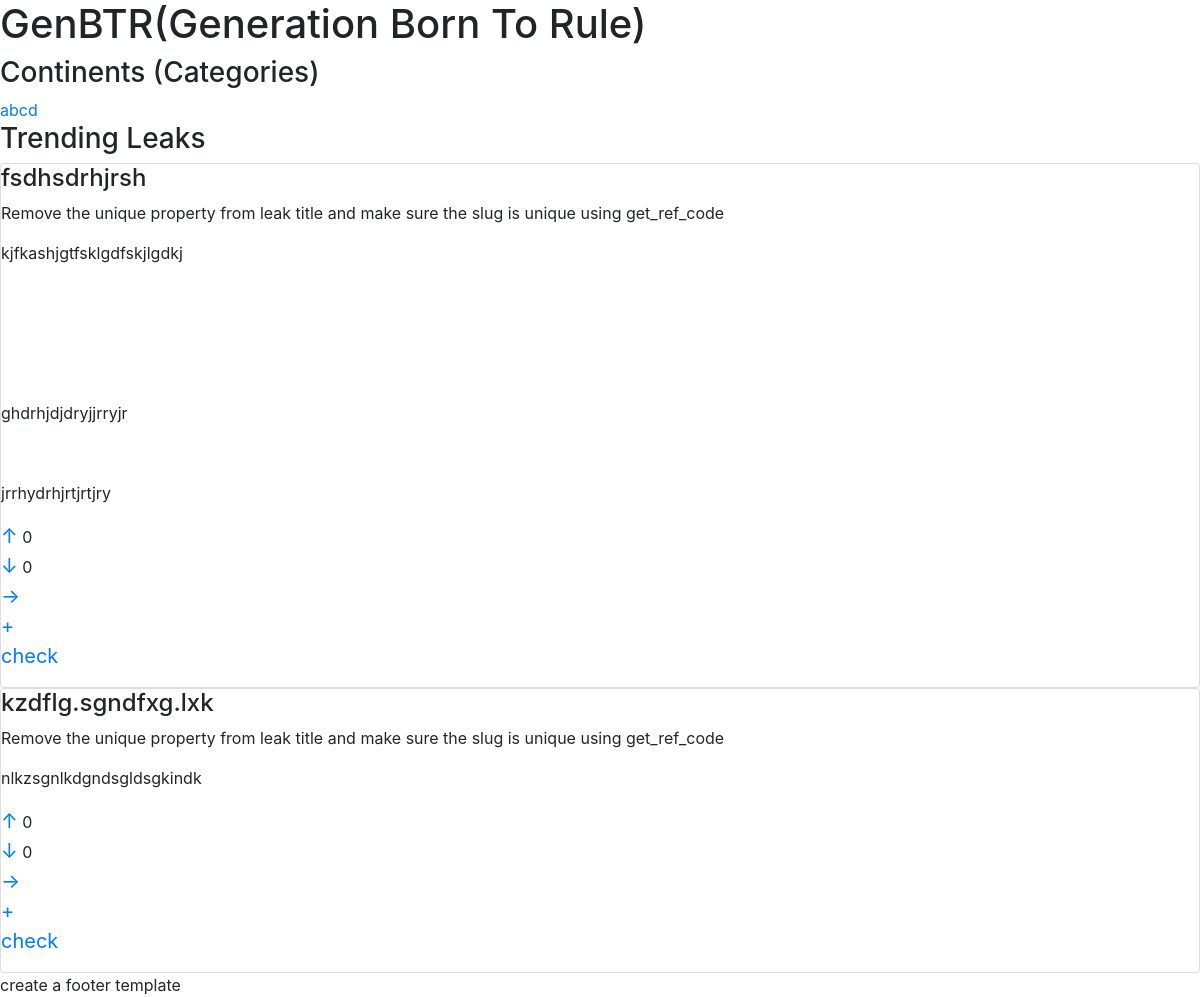
Screenshot of /leak-home with the database file from the repository.
### leak/models.py (models this page shows, shortened)
class Category(models.Model):
    title = models.CharField(max_length=100, unique=True, verbose_name=_('title'))
    description = RichTextField(verbose_name=_('description'))
    number_of_leaks = models.PositiveIntegerField(default=0, verbose_name=_('number of leaks')) # remove this field
    date = models.DateTimeField(auto_now_add=True)
    slug = models.SlugField(null=True, unique=True)
    views = models.PositiveIntegerField(default=0)
    class Meta:
        verbose_name_plural = 'categories'

class Leak(models.Model):
    title = models.CharField(max_length=200, verbose_name=_('title'))
    story = RichTextField(verbose_name=_('story'), null=True) # try to change the verbose name and see what will happen
    date = models.DateTimeField(auto_now_add=True)
    category = models.ForeignKey(Category, on_delete=models.CASCADE, null=True, blank=True, related_name='leaks_category')
    subcategory = models.ForeignKey(Subcategory, on_delete=models.CASCADE, null=True, blank=True, related_name='leaks_subcategory')
    views = models.PositiveIntegerField(default=0)
    upvotes = models.PositiveIntegerField(default=0)
    downvotes = models.PositiveIntegerField(default=0)
    voters = models.ManyToManyField(User, blank=True, related_name='leaks_voted')
    slug = models.SlugField(null=True, unique=True)
    shares = models.PositiveIntegerField(default=0)
    class Meta:
        ordering = ('-id',)
    @property
    def get_number_of_upvotes(self):
        return getSimplifiedNumber(self.upvotes)
    @property
    def get_number_of_downvotes(self):
        return getSimplifiedNumber(self.downvotes)

### leak/views.py (the view)
# urls.py: path('home', views.HomePage.as_view(), name='home'),
class HomePage(TemplateView):
    template_name= 'leak/home.html'
    def get_context_data(self, **kwargs):
        context = super().get_context_data(**kwargs)
        context['categories'] = Category.objects.all()
        context['leaks'] = Leak.objects.all()[:20]
        p = Paginator(context['leaks'], 2)
        page = self.request.GET.get('page')
        context['leaks'] = p.get_page(page)
        return context

### src/utils.py (called while the page is built)
def getSimplifiedNumber(num):
    if num < 1000:
        return num
    elif num < 1000000:
        num = num / 1000
        num = round(num, 1)
        return f"{num}k"
    elif num < 1000000000:
        num = num / 1000000
        num = round(num, 1)
        return f"{num}M"
    elif num < 1000000000000:
        num = num / 1000000000
        num = round(num, 1)
        return f"{num}B"
    return num

### leak/templates/leak/home.html (shortened to what this page needs)
{% extends 'leak/base.html' %}
{% load static %}
{% block content %}
<h1>GenBTR(Generation Born To Rule)</h1>
<h3>
    Continents (Categories)
</h3>
{% for c in categories %}
    <div>
        <a href="{% url 'leak:category-leaks' c.slug %}">{{c.title|safe}}</a>
    </div>
{% endfor %}
<h3>
    Trending Leaks
</h3>
<div class="card-container infinite-container">
{% for leak in leaks %}
    {% include 'leak/leak.html' %}
{% endfor %}
create a footer template
</div>
{% endblock content %}

### leak/templates/leak/leak.html
<div class='card infinite-item'>
    <h4>{{leak.title}}</h4>
    Remove the unique property from leak title and make sure the slug is unique using get_ref_code
    <p>
        <div>
            {{leak.story|safe}}
        </div>
        <span>
            <a style="font-size:20px; text-decoration: none;" class="upvote-leak" href="{% url 'leak:leak-upvote' leak.id %}">↑</a>
            <span>
                {{leak.get_number_of_upvotes}}
            </span>
        </span>
        <span>
            <a style="font-size:20px; text-decoration: none;" class="downvote-leak" href="{% url 'leak:leak-downvote' leak.id %}">↓</a>
            <span>
                {{leak.get_number_of_downvotes}}
            </span>
        </span>
        <span>
            <a style="font-size:20px; text-decoration: none;" href="{% url 'leak:leak-detail' leak.slug %}">→</a>
        </span>
        {% if pg != 'archive' %}
            <span>
                <a class="add-leak-to-archive" style="font-size:20px; text-decoration: none;" href="#" data-href="{% url 'archive:add-leak' leak.id %}">+</a>
            </span>
        {% else %}
            <span>
                <a class="remove-leak-from-archive" style="font-size:20px; text-decoration: none;" href="#" data-href="{% url 'archive:remove-leak' leak.id %}">-</a>
            </span>
        {% endif %}
        <span>
            <a  style="font-size:20px; text-decoration: none;" href="#">check</a>
        </span>
    </p>
</div>

### rows the page displays
Category: title "abcd"
Leak: title "fsdhsdrhjrsh", story "kjfkashjgtfsklgdfskjlgdkj ghdrhjdjdryjjrryjr jrrhydrhjrtjrtjry", get_number_of_upvotes "0", get_number_of_downvotes "0"
Leak: title "kzdflg.sgndfxg.lxk", story "nlkzsgnlkdgndsgldsgkindk", get_number_of_upvotes "0", get_number_of_downvotes "0"
